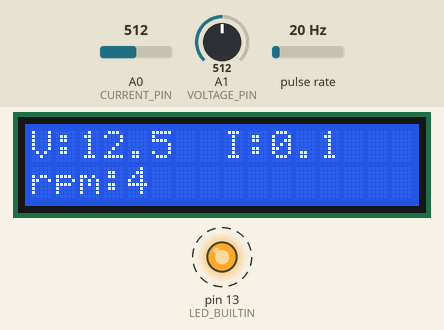
Simulated run of this sketch. Board: Arduino Uno, built with avr-gcc and run on an emulated ATmega328P. Shown: 16×2 character LCD, output pins drawn as LEDs (lit = HIGH). Wiring (inferred from the names in the program): pulse sensor: data pin 2. Dashed ring = blinking. The test bench sets the inputs (shaded band); at power-on: pulse rate 20 Hz, A0 (CURRENT_PIN) = 512, A1 (VOLTAGE_PIN) = 512. What the sketch prints to the serial monitor is not drawn.

Above: at 4.3 s.
4.4 s: pulse rate (sensor on pin 2) set to 4 Hz
7.4 s: A0 (CURRENT_PIN) set to 716
At 10.2 s:
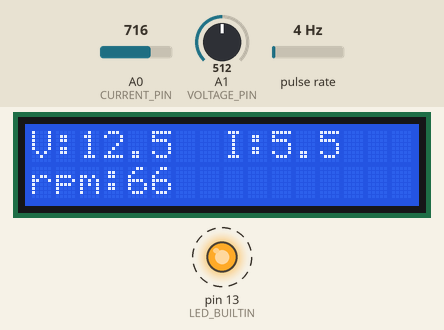
10.4 s: A1 (VOLTAGE_PIN) set to 716
At 12.9 s:
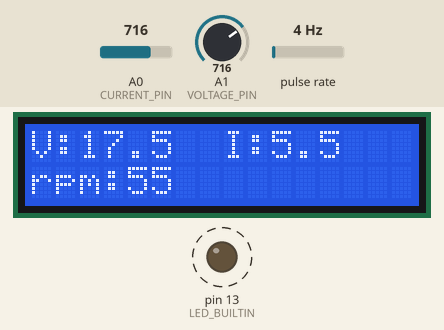
13.0 s: pulse rate (sensor on pin 2) set to 50 Hz
At 14.0 s:
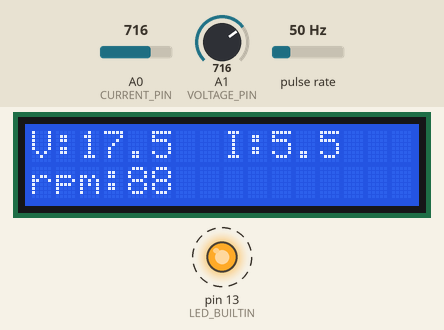
15.0 s: A0 (CURRENT_PIN) set to 900
At 16.0 s:
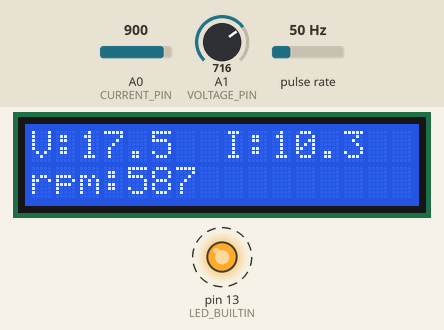
17.1 s: A1 (VOLTAGE_PIN) set to 900
At 20.5 s:
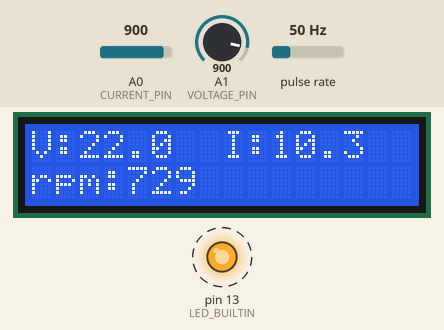
Timing chart, 0 to 21.1 s (numbered marks = the images above; inputs shaded):
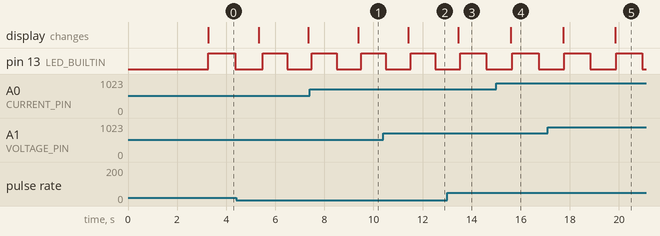

The sketch:

TA_Depin_UNO.ino
```cpp
#include <Wire.h>
#include <LiquidCrystal_I2C.h>

LiquidCrystal_I2C lcd(0x27, 16, 2);

#define RPM_INTERRUPT_PIN       0
#define RPM_PIN                 2
#define VOLTAGE_PIN             A1
#define CURRENT_PIN             A0

#define VOLTAGE_CONSTANTA       5
#define CURRENT_SENSITIVITY     0.185
#define CURRENT_OFFSET          2.48

#define SENSOR_LOOP             10
#define SENSOR_DELAY            1000
#define DISPLAY_DELAY           2000
#define LED_DELAY               1000

typedef struct{
    float voltage;
    float current;
    unsigned int rpm;
}DataTypeDef;

volatile byte rpmcount;
unsigned long timeold;

void rpm_counter(void);

void baca_sensor(void);
void cetak_data(void);
void cetak_judul(void);

#define CONSTANT_R	10.0
#define CONSTANT_Q	0.1

typedef struct{
	float xtUpdate;
	float xtPrev;
	float ptUpdate;
	float ptPref;
	float kt;
	float xt;
	float pt;
}FILTER_PROPERTIES;

float filter(float input, FILTER_PROPERTIES* fVariable);
float filterRpm(float input);

uint32_t sensor_time;
uint32_t display_time;
uint32_t led_time;
uint8_t led_state = LOW;

DataTypeDef data_sensor;

void setup(){
    Serial.begin(9600);

    pinMode(LED_BUILTIN, OUTPUT);
    pinMode(RPM_PIN, INPUT_PULLUP);
    attachInterrupt(RPM_INTERRUPT_PIN, rpm_counter, FALLING);

    lcd.init();
    lcd.init();
    lcd.backlight();

    cetak_judul();

    rpmcount = 0;
    timeold = 0;
}

void loop(){

    /* update sensor setiap detik */
    if((millis() - sensor_time) > SENSOR_DELAY){
        baca_sensor();

        sensor_time = millis();
    }

    /* update display setiak 2 detik */
    if((millis() - display_time) > DISPLAY_DELAY){
        cetak_data();

        display_time = millis();
    }

    /* blink LED */
    if((millis() - led_time) > LED_DELAY){
        led_state = ~led_state;

        digitalWrite(LED_BUILTIN, led_state);

        led_time = millis();
    }
}

void rpm_counter(void){
    detachInterrupt(RPM_INTERRUPT_PIN);
    rpmcount++;
    delay(5);
    attachInterrupt(RPM_INTERRUPT_PIN, rpm_counter, FALLING);
};

void baca_sensor(void){
    float pinvolt=0;
    float pinArus=0;

    for(uint8_t n=0; n<SENSOR_LOOP; n++){

        /* Baca Tegangan */
        uint16_t voltRaw = analogRead(VOLTAGE_PIN);
        pinvolt += (float) (5.0 * voltRaw) / 1024.0;

        /* Baca Arus */
        uint16_t arusRaw = analogRead(CURRENT_PIN);
        pinArus += (float) (5.0 * arusRaw) / 1024.0;

        delay(10);
    }

    /* Hitung Tegangan */
    data_sensor.voltage = (float) (pinvolt / SENSOR_LOOP) * 5;

    /* Hitung Arus */
    data_sensor.current = (float) ((pinArus / SENSOR_LOOP) - CURRENT_OFFSET) / CURRENT_SENSITIVITY;

    if(data_sensor.current > -0.1 && data_sensor.current < 0.1){
        data_sensor.current = 0.0;
    }

    /* Baca RPM */
    //Don't process interrupts during calculations
    detachInterrupt(RPM_INTERRUPT_PIN);
    //Note that this would be 60*1000/(millis() - timeold)*rpmcount if the interrupt
    //happened once per revolution instead of twice. Other multiples could be used
    //for multi-bladed propellers or fans
    unsigned int rpm = 15*1000/(millis() - timeold)*rpmcount;
    Serial.println(rpmcount);
    data_sensor.rpm = (data_sensor.rpm + rpm) / 2;
    timeold = millis();
    rpmcount = 0;
    //Restart the interrupt processing
    attachInterrupt(0, rpm_counter, FALLING);


    String terminal = "V: " + String(data_sensor.voltage, 3) + " I: " + String(data_sensor.current, 3) + " rpm: " + String(data_sensor.rpm) + " pin: " + String((pinArus/SENSOR_LOOP), 3);
    Serial.println(terminal);
};

void cetak_data(void){
    lcd.clear();
    lcd.setCursor(0,0);
    lcd.print("V:" + String(data_sensor.voltage, 1));

    lcd.setCursor(8,0);
    lcd.print("I:" + String(data_sensor.current, 1));

    lcd.setCursor(0,1);
    lcd.print("rpm:" + String(data_sensor.rpm));
};

void cetak_judul(void){
    lcd.clear();
    lcd.setCursor(0,0);
    lcd.print("Judul");
    lcd.setCursor(0,1);
    lcd.print("Depin");

    delay(3000);
};

float filterRpm(float input){
	static FILTER_PROPERTIES prefInput;

	return (float)filter(input, &prefInput);
};

float filter(float input, FILTER_PROPERTIES* fVariable){
	fVariable->xtUpdate = fVariable->xtPrev;
	fVariable->ptUpdate = fVariable->ptPref + CONSTANT_Q;
	fVariable->kt = fVariable->ptUpdate / (fVariable->ptUpdate + CONSTANT_R);
	fVariable->xt = fVariable->xtUpdate + (fVariable->kt * (input - fVariable->xtUpdate));
	fVariable->pt = (1 - fVariable->kt) * fVariable->ptUpdate;
	fVariable->xtPrev = fVariable->xt;
	fVariable->ptPref = fVariable->ptUpdate;

	return fVariable->xt;
}
```

Measured:
- after the input at 7.4 s, the display: changes after 2.0 s (image 1)
- after the input at 10.4 s, the display: changes after 1.0 s (image 2)
- after the input at 13.0 s, the display: changes after 0.45 s (image 3)
- after the input at 15.0 s, the display: changes after 0.59 s (image 4)
- by itself, pin 13 (LED_BUILTIN): alternates HIGH for 1.1 s and LOW for 1.1 s
